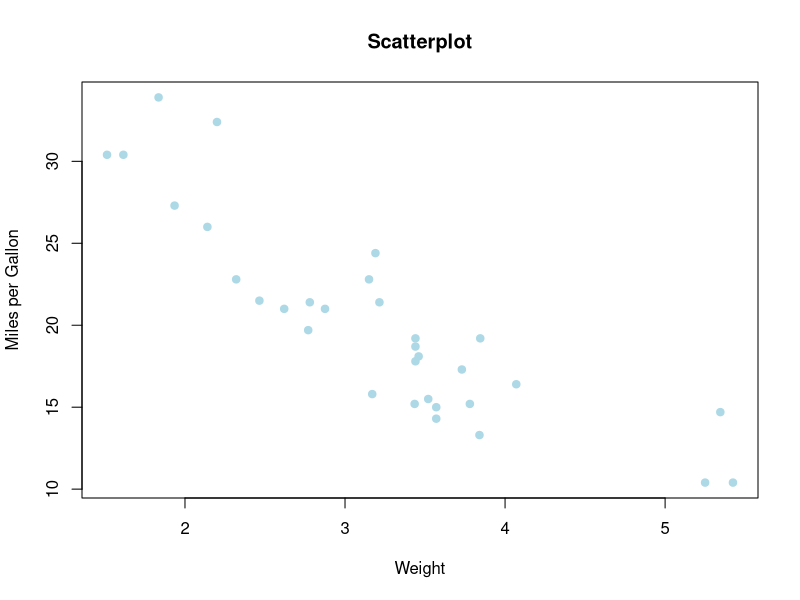
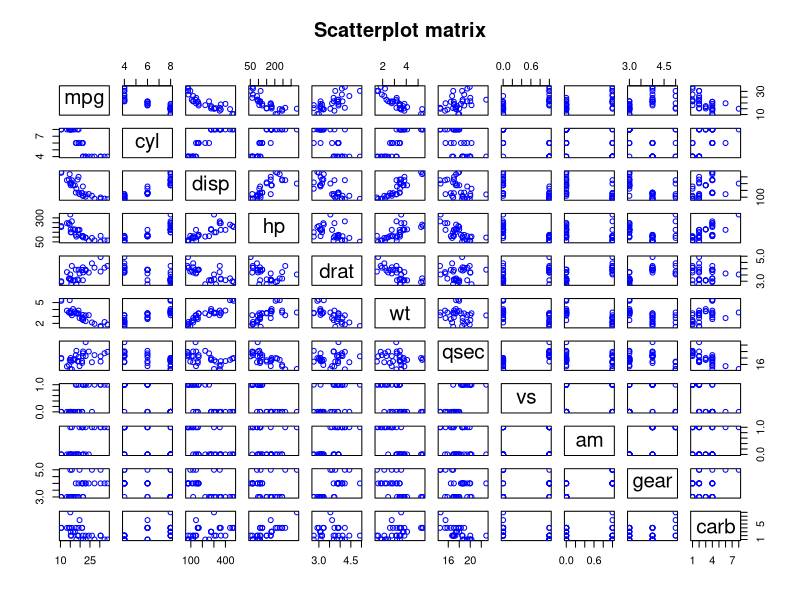
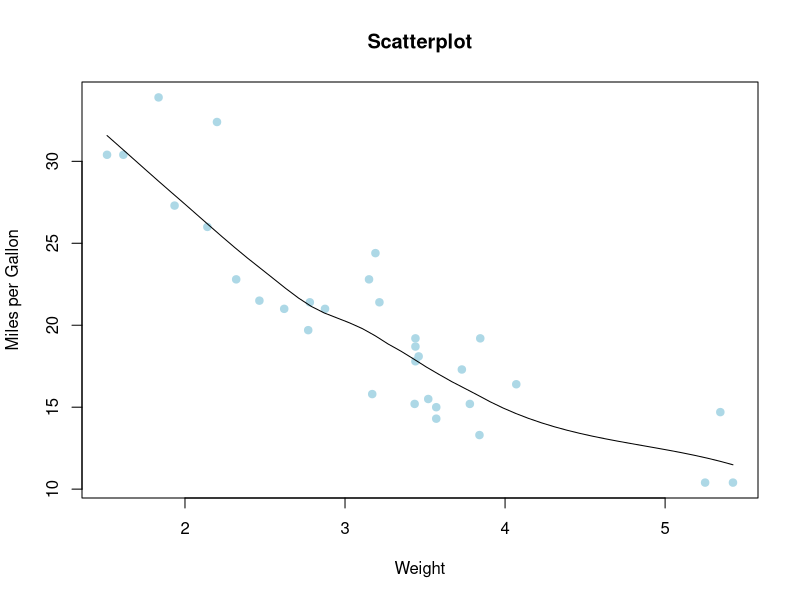
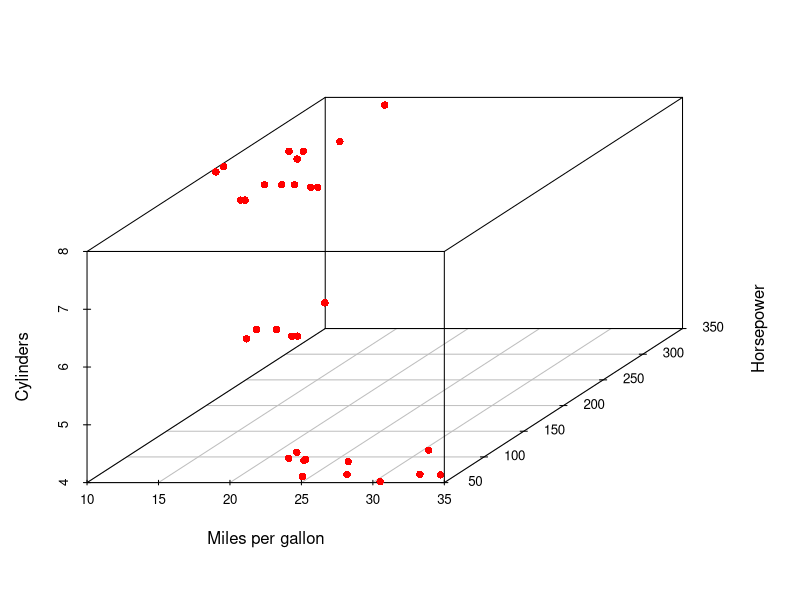

Generate these figures, in order, with R:
#Create a scatterplot, scatterplot matrix, 
#scattersmooth of the dataset “mtcars”

#scatterplot
plot(mtcars$wt, mtcars$mpg, main="Scatterplot",
     xlab="Weight",
     ylab="Miles per Gallon",
     pch=19,
     col="lightblue")

#scatterplot matrix
pairs(mtcars, main="Scatterplot matrix",col="blue")

#scattersmooth
scatter.smooth(mtcars$wt, mtcars$mpg, main="Scatterplot",
     xlab="Weight",
     ylab="Miles per Gallon",
     pch=19,
     col="lightblue")

#scatterplot3d
library(dplyr)
library(scatterplot3d)

scatterplot3d(mtcars$mpg, mtcars$hp, mtcars$cyl,
              xlab="Miles per gallon", ylab="Horsepower",zlab="Cylinders",
              color="red", pch=16)
